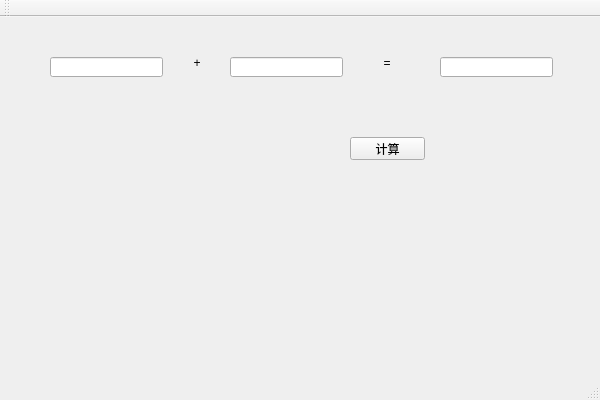
<?xml version="1.0" encoding="UTF-8"?>
<ui version="4.0">
 <class>ch01Class</class>
 <widget class="QMainWindow" name="ch01Class">
  <property name="geometry">
   <rect>
    <x>0</x>
    <y>0</y>
    <width>600</width>
    <height>400</height>
   </rect>
  </property>
  <property name="windowTitle">
   <string>ch01</string>
  </property>
  <widget class="QWidget" name="centralWidget">
   <widget class="QPushButton" name="calcButton">
    <property name="geometry">
     <rect>
      <x>350</x>
      <y>120</y>
      <width>75</width>
      <height>23</height>
     </rect>
    </property>
    <property name="text">
     <string>计算</string>
    </property>
   </widget>
   <widget class="QLineEdit" name="firstValue">
    <property name="geometry">
     <rect>
      <x>50</x>
      <y>40</y>
      <width>113</width>
      <height>20</height>
     </rect>
    </property>
   </widget>
   <widget class="QLineEdit" name="secondValue">
    <property name="geometry">
     <rect>
      <x>230</x>
      <y>40</y>
      <width>113</width>
      <height>20</height>
     </rect>
    </property>
   </widget>
   <widget class="QLineEdit" name="resultValue">
    <property name="geometry">
     <rect>
      <x>440</x>
      <y>40</y>
      <width>113</width>
      <height>20</height>
     </rect>
    </property>
   </widget>
   <widget class="QLabel" name="label">
    <property name="geometry">
     <rect>
      <x>170</x>
      <y>40</y>
      <width>54</width>
      <height>12</height>
     </rect>
    </property>
    <property name="text">
     <string>+</string>
    </property>
    <property name="alignment">
     <set>Qt::AlignCenter</set>
    </property>
   </widget>
   <widget class="QLabel" name="label_2">
    <property name="geometry">
     <rect>
      <x>360</x>
      <y>40</y>
      <width>54</width>
      <height>12</height>
     </rect>
    </property>
    <property name="text">
     <string>=</string>
    </property>
    <property name="alignment">
     <set>Qt::AlignCenter</set>
    </property>
   </widget>
  </widget>
  <widget class="QMenuBar" name="menuBar">
   <property name="geometry">
    <rect>
     <x>0</x>
     <y>0</y>
     <width>600</width>
     <height>23</height>
    </rect>
   </property>
  </widget>
  <widget class="QToolBar" name="mainToolBar">
   <attribute name="toolBarArea">
    <enum>TopToolBarArea</enum>
   </attribute>
   <attribute name="toolBarBreak">
    <bool>false</bool>
   </attribute>
  </widget>
  <widget class="QStatusBar" name="statusBar"/>
 </widget>
 <layoutdefault spacing="6" margin="11"/>
 <resources>
  <include location="ch01.qrc"/>
 </resources>
 <connections/>
</ui>
